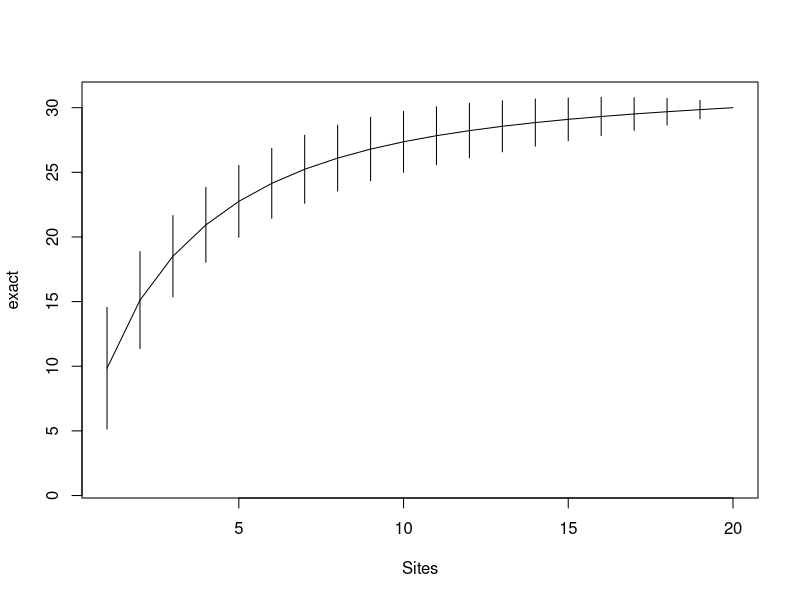

The R source for this figure:
#Sript de exemplo de uso de um pacote
#Marcos V C Vital, 13-01-2021
#Disciplina Ferramentas Computacionais UFAL

#Vamos usar o pacote vegan
#Antes de usar, você deve instalar o pacote, o que pode ser feito via menu
#Se quiser, pode usar a função install.packages()

#Carregando o pacote:
library(vegan)

#Um exemplo mega rápido com funções do vegan:
data(dune)   #Carregando os dados para o exemplo

#Vamos calcular uma curva de acúmulo de espécies
resultado.curva<-specaccum(dune)   #Calculando a curva
plot(resultado.curva)              #Visualizando o gráfico
resultado.curva                    #Visualizando os resultados numéricos


#Preferencialmente, deixe os comandos de carregar pacotes no começo do script
